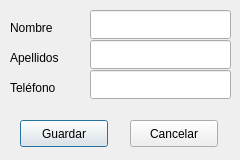
<?xml version="1.0" encoding="UTF-8"?>
<ui version="4.0">
 <class>Dialog</class>
 <widget class="QDialog" name="Dialog">
  <property name="geometry">
   <rect>
    <x>0</x>
    <y>0</y>
    <width>240</width>
    <height>160</height>
   </rect>
  </property>
  <property name="windowTitle">
   <string>Integrantes</string>
  </property>
  <widget class="QLabel" name="label">
   <property name="geometry">
    <rect>
     <x>10</x>
     <y>20</y>
     <width>59</width>
     <height>15</height>
    </rect>
   </property>
   <property name="text">
    <string>Nombre</string>
   </property>
  </widget>
  <widget class="QLineEdit" name="entryNombre">
   <property name="geometry">
    <rect>
     <x>90</x>
     <y>10</y>
     <width>141</width>
     <height>29</height>
    </rect>
   </property>
  </widget>
  <widget class="QLabel" name="label_2">
   <property name="geometry">
    <rect>
     <x>10</x>
     <y>50</y>
     <width>59</width>
     <height>15</height>
    </rect>
   </property>
   <property name="text">
    <string>Apellidos</string>
   </property>
  </widget>
  <widget class="QLabel" name="label_3">
   <property name="geometry">
    <rect>
     <x>10</x>
     <y>80</y>
     <width>59</width>
     <height>15</height>
    </rect>
   </property>
   <property name="text">
    <string>Teléfono</string>
   </property>
  </widget>
  <widget class="QLineEdit" name="entryApellidos">
   <property name="geometry">
    <rect>
     <x>90</x>
     <y>40</y>
     <width>141</width>
     <height>29</height>
    </rect>
   </property>
  </widget>
  <widget class="QLineEdit" name="entryTelefono">
   <property name="geometry">
    <rect>
     <x>90</x>
     <y>70</y>
     <width>141</width>
     <height>29</height>
    </rect>
   </property>
  </widget>
  <widget class="QPushButton" name="pushSave">
   <property name="geometry">
    <rect>
     <x>20</x>
     <y>120</y>
     <width>88</width>
     <height>27</height>
    </rect>
   </property>
   <property name="text">
    <string>Guardar</string>
   </property>
  </widget>
  <widget class="QPushButton" name="pushCancel">
   <property name="geometry">
    <rect>
     <x>130</x>
     <y>120</y>
     <width>88</width>
     <height>27</height>
    </rect>
   </property>
   <property name="text">
    <string>Cancelar</string>
   </property>
  </widget>
 </widget>
 <tabstops>
  <tabstop>entryNombre</tabstop>
  <tabstop>entryApellidos</tabstop>
  <tabstop>entryTelefono</tabstop>
 </tabstops>
 <resources/>
 <connections/>
</ui>
